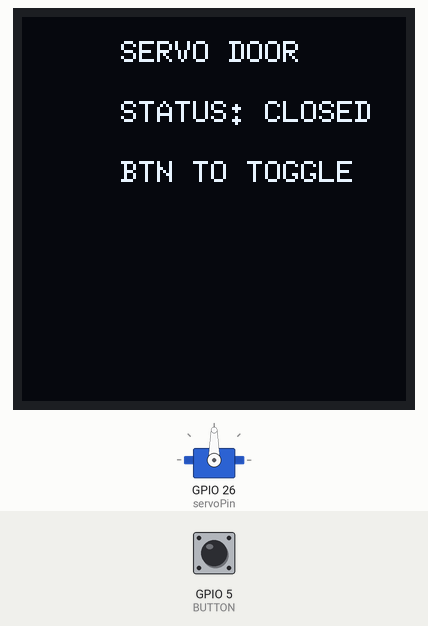
A sketch run on a simulated ESP32. Shown: servo, 128×128 one-colour display. The test bench sets the inputs (shaded band); at power-on: GPIO 5 (BUTTON) HIGH.

Above: at 1.2 s.
1.3 s: GPIO 5 (BUTTON) pulled LOW for 0.15 s
At 4.2 s:
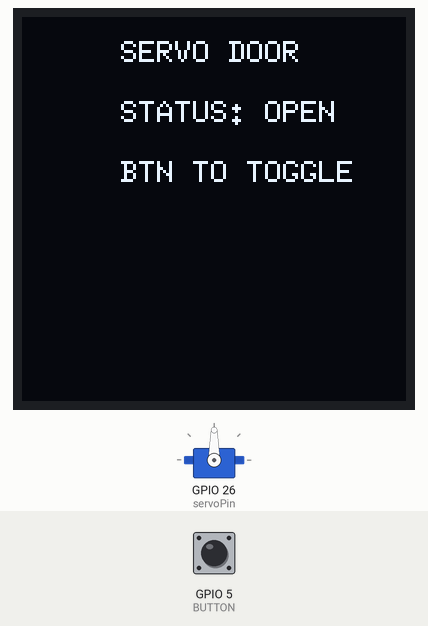
4.4 s: GPIO 5 (BUTTON) pulled LOW for 1 s
At 5.9 s:
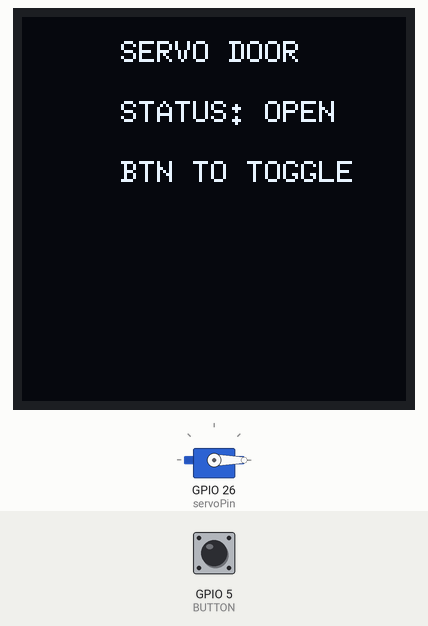
8.4 s: GPIO 5 (BUTTON) pulled LOW for 3.2 s
At 12.2 s:
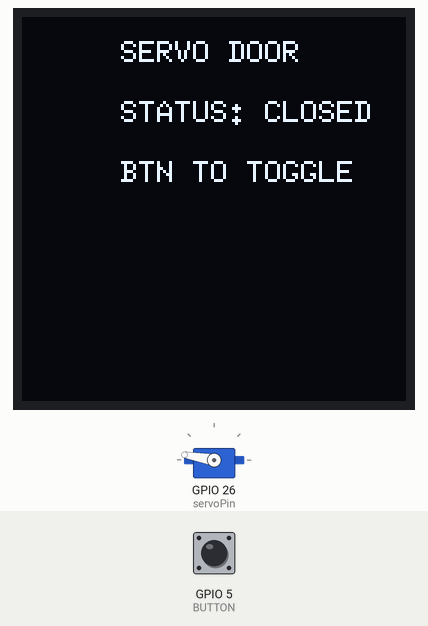
Timing chart, 0 to 20.6 s (numbered marks = the images above; inputs shaded):
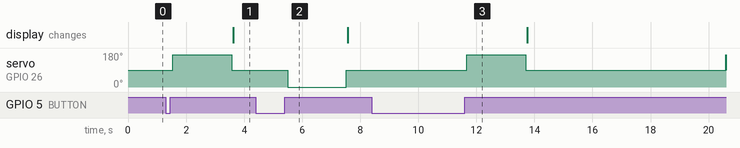

Measured:
- after the input at 1.3 s, servo on GPIO 26 (servoPin): 90° → 170° after 0.25 s, → 90° 2.0 s later; the display: changes after 2.3 s (image 1)
- after the input at 4.4 s, servo on GPIO 26 (servoPin): 90° → 0° after 1.1 s, → 90° 2.0 s later
- after the input at 8.4 s, servo on GPIO 26 (servoPin): 90° → 170° after 3.3 s, → 90° 2.0 s later, → 170° 6.9 s later

The sketch:

ServoMotor.ino
```cpp
#include <Wire.h>
#include <U8g2lib.h>
#include <ESP32Servo.h>

Servo myservo;

#define servoPin 26
#define BUTTON 5

// Servo positions
int STOP  = 90;
int OPEN  = 170;
int CLOSE = 0;

bool isOpen = false;
bool lastButtonState = HIGH;

U8G2_SH1107_128X128_F_HW_I2C u8g2(U8G2_R0, U8X8_PIN_NONE);


void setTextSize(float sizeLevel) {
  if (sizeLevel <= 1.0) {
    u8g2.setFont(u8g2_font_6x10_tr);
  }
  else if (sizeLevel <= 1.5) {
    u8g2.setFont(u8g2_font_ncenB14_tr);
  }
  else if (sizeLevel <= 2.5) {
    u8g2.setFont(u8g2_font_logisoso20_tr);
  }
  else {
    u8g2.setFont(u8g2_font_logisoso28_tr);
  }
}

char statusStr[20];
unsigned long moveStartTime = 0;
int targetPosition = STOP;
const int servoMoveDuration = 2000;

void setup() {
  Serial.begin(9600);

  myservo.attach(servoPin);
  myservo.write(STOP);

  pinMode(BUTTON, INPUT_PULLUP);

  u8g2.begin();
}

void loop() {
  bool buttonState = digitalRead(BUTTON);


  if (lastButtonState == LOW && buttonState == HIGH) {
    if (!isOpen) {
      targetPosition = OPEN;
      moveStartTime = millis();
    } else {
      targetPosition = CLOSE;
      moveStartTime = millis();
    }
  }
  lastButtonState = buttonState;


  myservo.write(targetPosition);


  if (millis() - moveStartTime >= servoMoveDuration) {
    myservo.write(STOP);
    isOpen = (targetPosition == OPEN);
  }

  // ---- DISPLAY STATUS ----
  sprintf(statusStr, "STATUS: %s", isOpen ? "OPEN" : "CLOSED");

  u8g2.clearBuffer();
  setTextSize(1);
  u8g2.drawStr(33, 15, "SERVO DOOR");
  u8g2.drawStr(33, 35, statusStr);
  u8g2.drawStr(33, 55, "BTN TO TOGGLE");
  u8g2.sendBuffer();

  delay(50);
}
```
